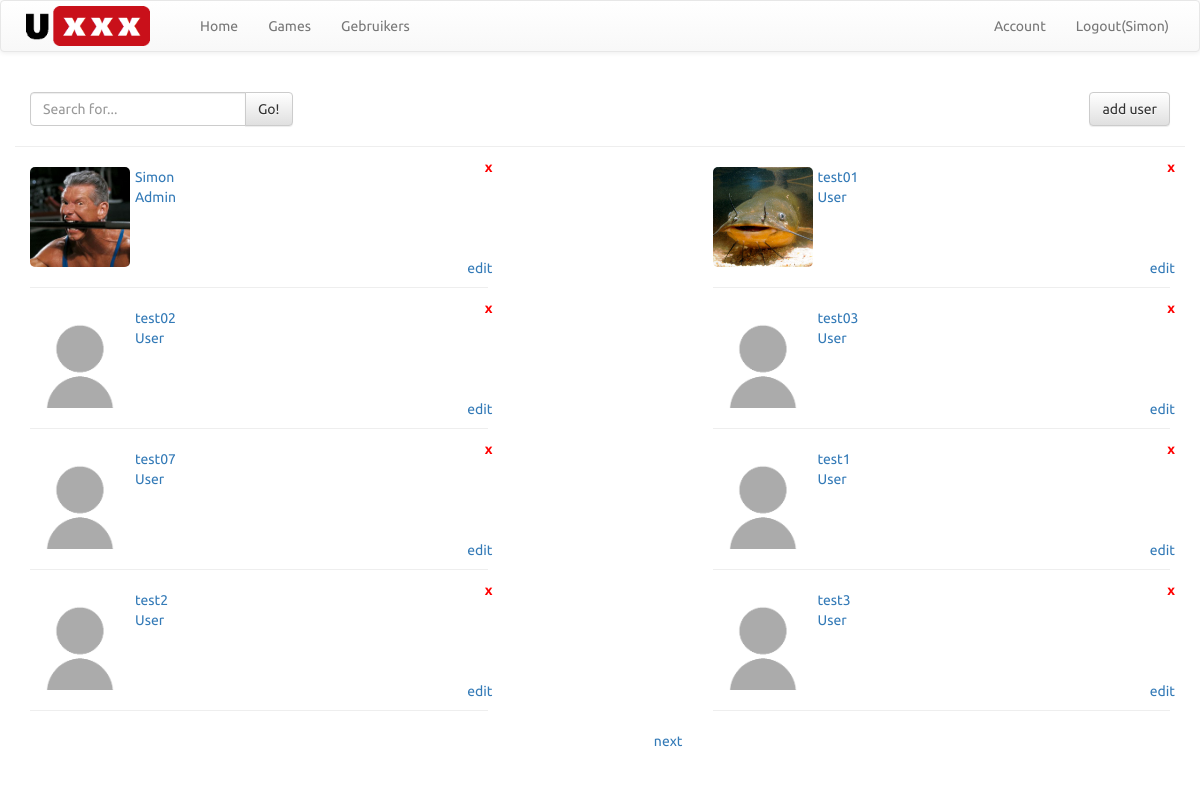
The app's page /users/overview (signed in) with its own data.
### tables this page shows
CREATE TABLE `user` (
  `id` varchar(256) NOT NULL,
  `name` varchar(256) NOT NULL,
  `password` varchar(256) NOT NULL,
  `salt` varchar(256) NOT NULL,
  `role` int(6) NOT NULL,
  `pic` varchar(256) NOT NULL
);

### base/classes.php (called while the page is built, shortened)
<?php
    class Base {
        public static function Render( $view, $Cvar = null ) {
            require_once('views/layout.php');
        }
        public static function Curl() {
            return (isset($_SERVER['HTTPS']) ? "https" : "http") . "://$_SERVER[HTTP_HOST]$_SERVER[REQUEST_URI]";
        }
    }
    class Sql {
        private static $instance = NULL;
        private static function getInstance() {
            if (!isset(self::$instance)) {
                $pdo_options[PDO::ATTR_ERRMODE] = PDO::ERRMODE_EXCEPTION;
                self::$instance = new PDO('mysql:host=localhost;dbname='.$GLOBALS['config']['DataBaseName'], 'root', '', $pdo_options);
            }
            return self::$instance;
        }
        public static function Search($table, $row = '', $like = '', $limit = 11, $offset = 0) {
            $db = Sql::getInstance();
            try {
                $req = $db->prepare("SELECT * FROM $table WHERE $row LIKE :like LIMIT $limit OFFSET $offset");
                $req->execute([
                    ':like' => "%".$like."%"
                    ]);
                $res = $req->fetchall();
            } catch( PDOException $Exception ) {
                return $Exception->getMessage();
            }
            return $res;
        }
    }
?>

### index.php (called while the page is built, shortened)
<?php
    require_once('base/classes.php');
    $var = explode('/', str_replace($GLOBALS['config']['base_url'], '',Base::Curl()) );
    if (isset($var[0]) && isset($var[1])) {
        $controller = $var[0];
        $action     = $var[1];
    } else {
        $controller = $config['landing']['controller'];
        $action     = $config['landing']['action'];
    }
    require_once('base/routes.php');
?>

### models/user.php (called while the page is built, shortened)
<?php
    class User {
        public static function role($text) {
            switch ($text) {
                case 1:
                    return 'User';
                    break;
                case 777:
                    return 'Admin';
                    break;
            }
        }
		public static function searchByName($text, $limit, $offset) {
			return Sql::Search('user', 'name', $text, $limit, $offset);
		}
    }
?>

### views/users/overview.php (the view, shortened to what this page needs)
<div class="container portrait">
	<div class="row">
		<div class="col-md-3 col-xs-8">
			<form method="POST">
				<div class="input-group search">
					<input name="var2" value="<?php if (isset ($var[3])) { echo $var[3]; } ?>" type="text" class="form-control" placeholder="Search for...">
					<span class="input-group-btn">
						<button class="btn btn-default" type="submit">Go!</button>
					</span>
				</div>
			</form>
		</div>
		<div class="col-md-9 col-xs-4">
			<a href="<?= $GLOBALS['config']['base_url'] ?>users/create" class="btn btn-default pull-right">add user</a>
		</div>
	</div>
	<div class="row">
		<hr class="hr-mar">
	</div>
	<div class="row">
		<?php foreach ($users as $key => $user) : ?>
			<div class="col-md-5 <?php if (!(floor($key/2) == ($key/2))) : ?>col-md-offset-2<?php endif; ?> user-list-item">
				<a class="view" href="<?=$GLOBALS['config']['base_url'].'users/view/'.$user['id'] ?>">
					<div style="background-image: url(<?=$GLOBALS['config']['base_url'].$user['pic'] ?>);" class="img"></div>
					<span class="name"><?=$user['name'] ?></span>
					<span class="role"><?=user::role($user['role']) ?></span>
				</a>
				<a class="edit" href="<?= $GLOBALS['config']['base_url'] ?>users/edit/<?=$user['id'] ?>" class="btn">edit</a>
				<a class="del" href="<?= $GLOBALS['config']['base_url'] ?>users/delete/<?=$user['id'] ?>" class="del">x</a>
				<hr>
			</div>
		<?php endforeach; ?>
	</div>
	<div class="row">
		<div class="col-md-2 col-md-offset-5">
			<a href="<?=$GLOBALS['config']['base_url'].'users/overview/'.($page+1).$searchpar ?>" class="pull-right">next</a>
		</div>
	</div>
	<div class="row">
		<div class="col-md-12">
			<br>
		</div>
	</div>
</div>

### base/routes.php (shortened to what this page needs)
<?php
    $controllers = array_diff(scandir("./controllers"), ['..', '.']);
    if ( in_array( ($controller.'_controller.php'), $controllers) )
    {
        $controller = $controller.'Controller';
        $actions = get_class_methods( $controller );
        if ( in_array( $action, $actions ) )
        {
            $controller::{$action}($var);
        }
        else
        {
            require_once('controllers/pages_controller.php');
            pagesController::error();
        }
    }
    else
    {
        require_once('controllers/pages_controller.php');
        pagesController::error();
    }
?>

### controllers/users_controller.php (shortened to what this page needs)
<?php
    require_once "models/user.php";
    class usersController {
        public static function overview($var) {
            if (isset($_SESSION['user']['role']) && $_SESSION['user']['role'] == 777) {
                if (isset($var[2])) {
                    $page = (int) Base::Sanitize( $var[2] );
                    if ($page < 1) {
                        $url = Base::Curl();
                        $url = str_replace('0', '1', $url);
                        Base::Redirect( $url );
                    }
                } else {
                    $page = 1;
                }
                if (isset($var[3])) {
                    $search = base::Sanitize($var[3]);
                    $users = User::searchByName($search, 8, (($page - 1) * 8) );
                } else {
                    $users = User::searchByName('', 8, (($page - 1) * 8) );
                }
                if (isset($var[3])) {
                    $searchpar = '/'.$var[3];
                } else {
                    $searchpar = null;
                }
                Base::Render('users/overview', [
                    'users' => $users,
                    'page' => $page,
                    'searchpar' => $searchpar,
                    'var' => $var
                ]);
            } else {
                Base::Render('pages/error');
            }
        }
    }
?>

### views/layout.php (shortened to what this page needs)
<!DOCTYPE html>
<html>
	<head>
		<link rel="stylesheet" href="https://maxcdn.bootstrapcdn.com/bootstrap/3.3.7/css/bootstrap.min.css">
		<link rel="stylesheet" href="https://maxcdn.bootstrapcdn.com/bootstrap/3.3.7/css/bootstrap-theme.min.css">
		<link rel="stylesheet" href="<?= $GLOBALS['config']['base_url'] ?>assets/css/site.css">
	</head>
	<body>
		<nav class="navbar navbar-default">
			<div class="container-fluid">
				<div class="navbar-header">
					<a class="navbar-brand" href="<?= $GLOBALS['config']['base_url'] ?>"><img alt="Brand" class="header-img" src="<?= $GLOBALS['config']['base_url'] ?>assets/img/UXXX.png"></a>
				</div>
				<div class="collapse navbar-collapse" id="bs-example-navbar-collapse-1">
					<ul class="nav navbar-nav">
						<li><a href="<?= $GLOBALS['config']['base_url'] ?>">Home</a></li>
						<li><a href="<?= $GLOBALS['config']['base_url'] ?>games/overview">Games</a></li>
						<?php if (isset($_SESSION['user']['role']) && $_SESSION['user']['role'] == 777) : ?>
							<li><a href="<?= $GLOBALS['config']['base_url'] ?>users/overview">Gebruikers</a></li>
						<?php endif; ?>
					</ul>
					<ul class="nav navbar-nav navbar-right">
						<?php if (!isset($_SESSION['user']['id'])) : ?>
							<li><a href="<?= $GLOBALS['config']['base_url'] ?>users/create">Registreer</a></li>
							<li><a href="<?= $GLOBALS['config']['base_url'] ?>users/login">Login</a></li>
						<?php else : ?>
							<li><a href="<?= $GLOBALS['config']['base_url'] ?>users/view/<?=$_SESSION['user']['id'] ?>">Account</a></li>
							<li><a href="<?= $GLOBALS['config']['base_url'] ?>users/logout">Logout(<?=$_SESSION['user']['name'] ?>)</a></li>
						<?php endif; ?>
					</ul>
				</div>
			</div>
		</nav>
		<?php require_once($view); ?>
	</body>
<html>

### assets/css/site.css (style rules this page uses)
* { margin: 0px; padding: 0px; font-family: 'Ubuntu', sans-serif; }
img.header-img { max-height: 40px; margin: 5px 20px 5px 10px; margin-top: -10px; }
.navbar { margin-bottom: 0px; }
.portrait { margin-top: 40px; }
.search { margin-bottom: 20px !important; }
hr.hr-mar { margin-top: 0px; }
div.user-list-item a.view { display: block; height: 100px; width: calc(100% - 40px); }
div.user-list-item a.view div.img { height: 100px; width: 100px; display: inline-block; background-size: cover; background-position: center; border-radius: 5px; }
div.user-list-item a.view span.name { position: absolute; top: 0px; left: 120px; }
div.user-list-item a.view span.role { position: absolute; top: 20px; left: 120px; }
div.user-list-item a.del { position: absolute; right: 10px; top: -10px; font-weight: 900; color: red; text-decoration: none; }
div.user-list-item a.edit { position: absolute; right: 10px; bottom: 30px; }

### records on screen
user: pic (picture), name "Simon", role "Admin"
user: pic (picture), name "test01", role "User"
user: pic (placeholder picture), name "test02", role "User"
user: pic (placeholder picture), name "test03", role "User"
user: pic (placeholder picture), name "test07", role "User"
user: pic (placeholder picture), name "test1", role "User"
user: pic (placeholder picture), name "test2", role "User"
user: pic (placeholder picture), name "test3", role "User"

### other values on screen
$_SESSION['user']['name'] "Simon"
